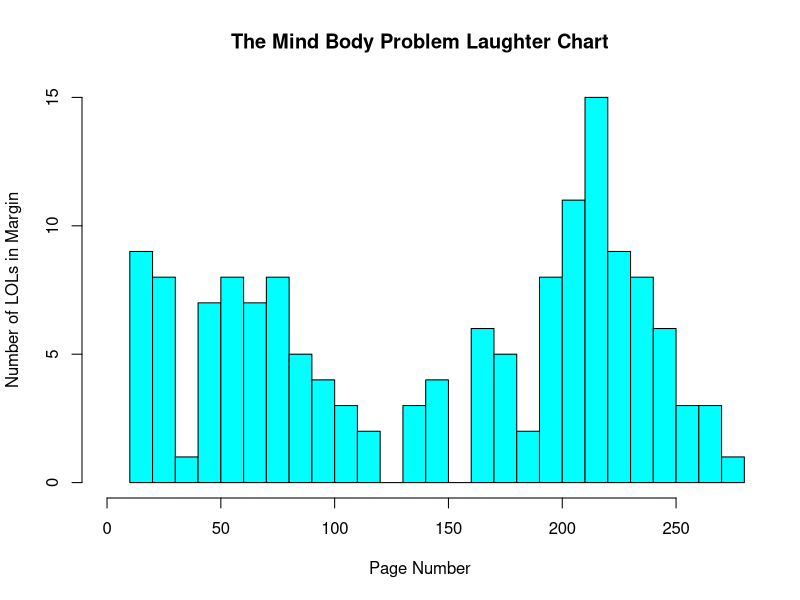

Generate this figure with R:

lol = read.table("MBP_laugh_data.txt")

lol_dstn = lol$V1

hist(lol_dstn, breaks = 24, col = "cyan", xlab = "Page Number", 
	ylab = "Number of LOLs in Margin", main= "The Mind Body Problem Laughter Chart", 
	xlim = c(0, 275)) 